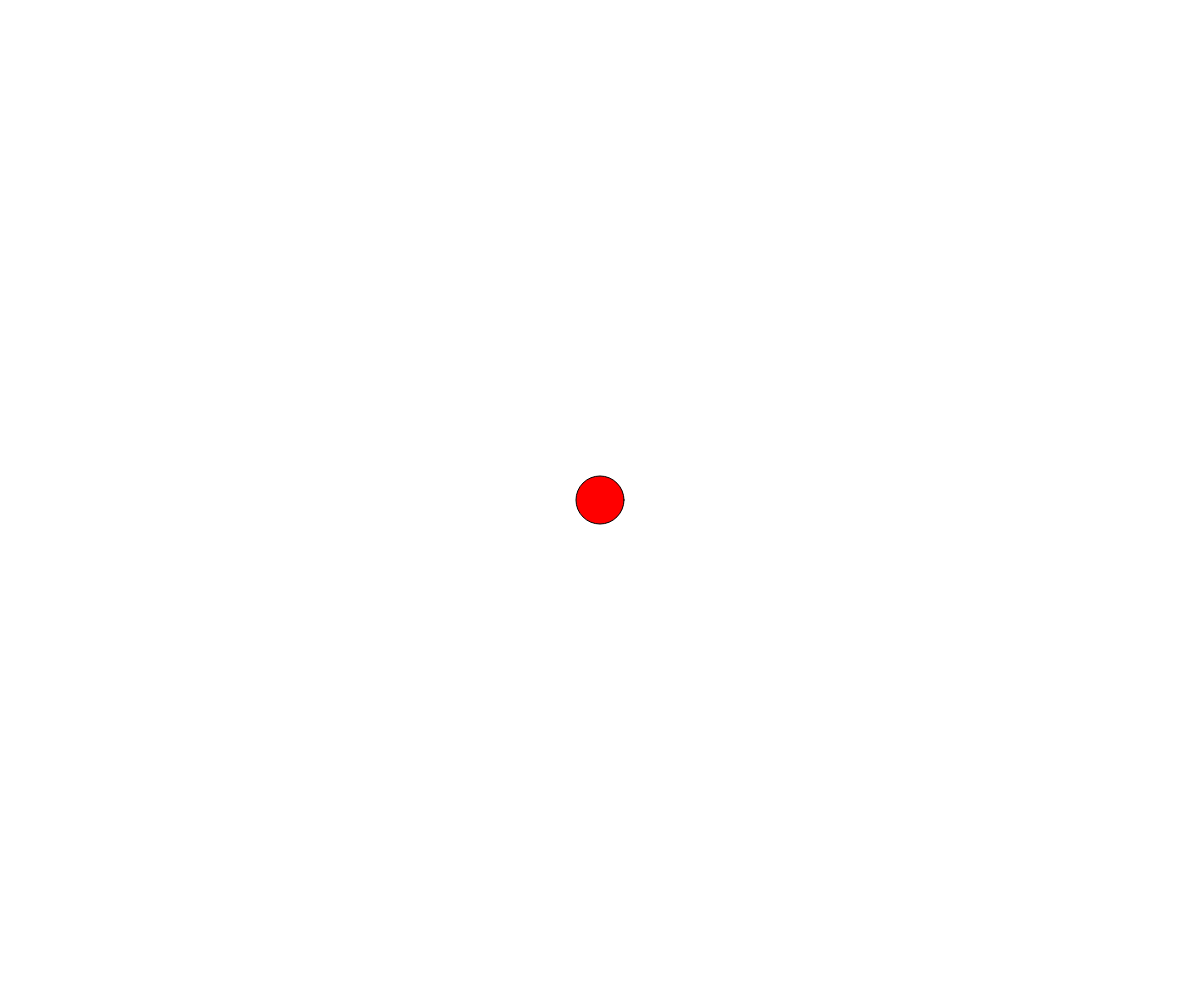
Frame 1 (no input)
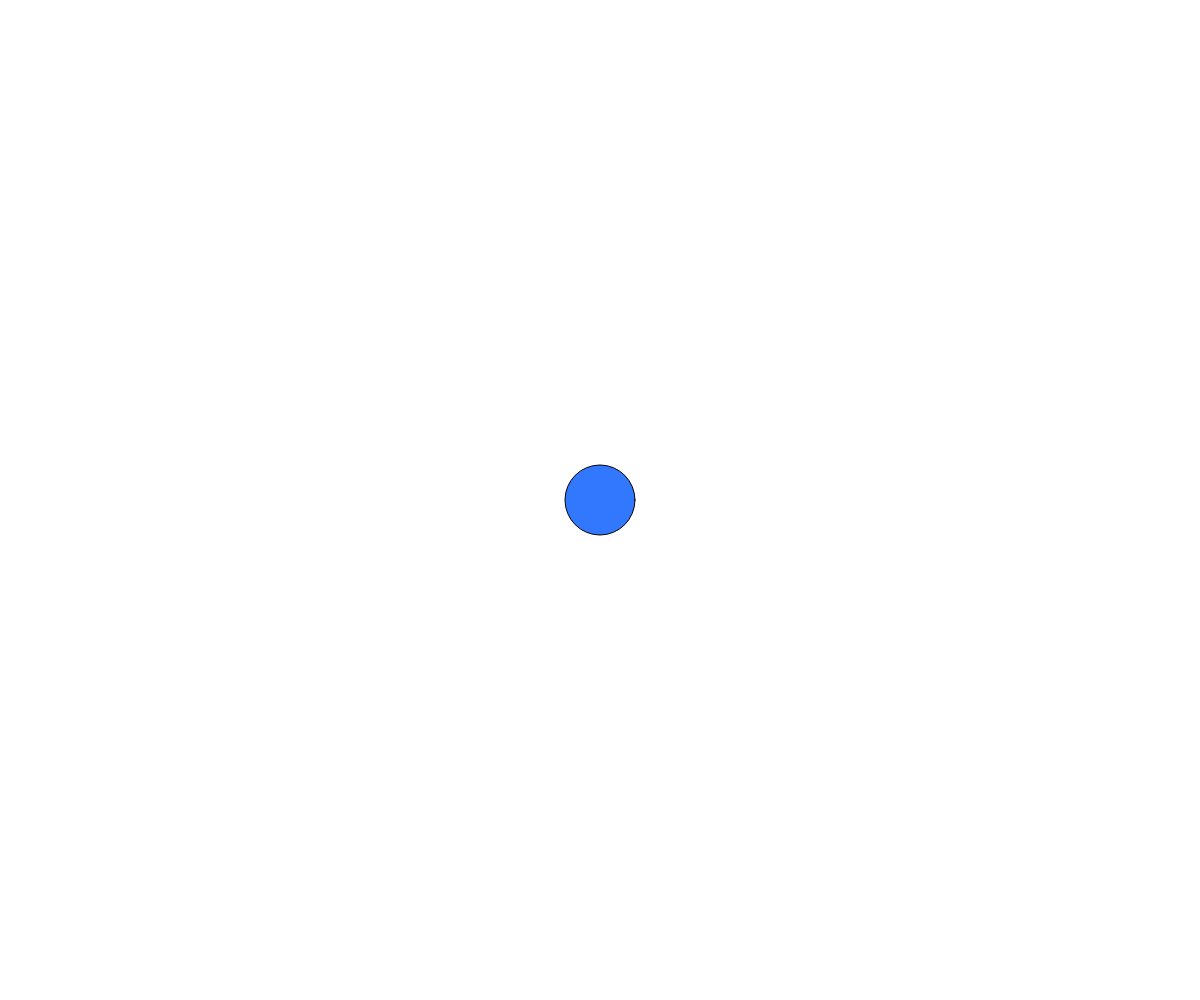
Frame 60 (no input)
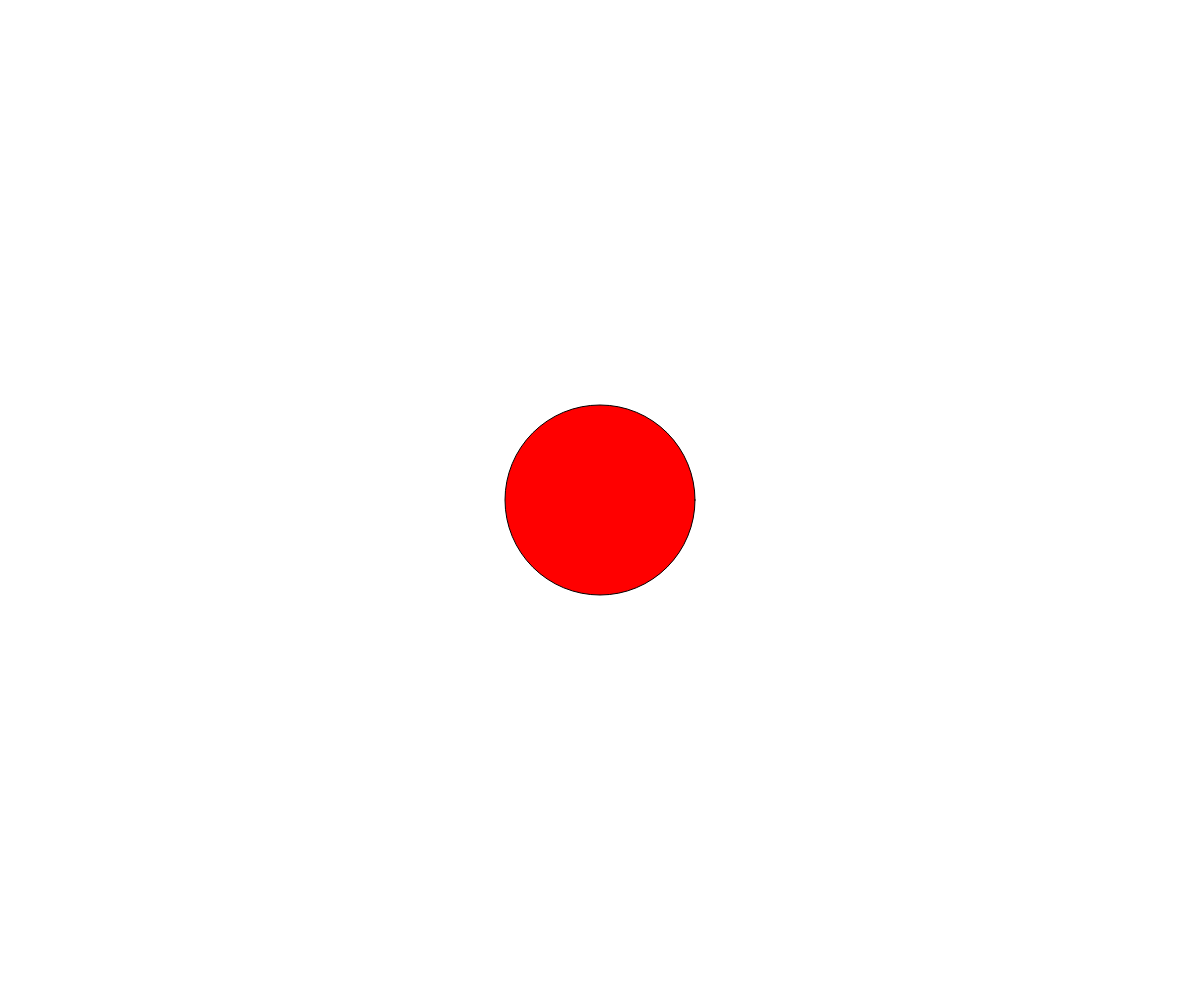
Frame 120 (the mouse pressed at the canvas centre since frame 60)

The p5.js sketch that drew these frames (run headless with seeded random() and noise() and a simulated clock; from frame 60 on, the mouse is pressed at the canvas centre):

// p5.js sketch
// ── sketch.js
// Project Title
// Your Name
// Date
//
// Extra for Experts:
// - describe what you did to take this project "above and beyond"


//global variables
let currentColor = 0; //0, 1, 2 
let circleSize = 50;
let myColor;
let growing = false;



function setup() {
  createCanvas(windowWidth, windowHeight);
  myColor = color(50, 120, 255) // 3-tuple

}

function draw() {
  background(255);


  //circle code -  fill value
  switch (currentColor) {
    case 0:
      fill(255, 0, 0);
      break;
    case 1:
      fill(myColor);
      break;
    case 2:
      fill(0, 255, 255);
  }
  if (frameCount % 30 === 0) {
    currentColor++;
    if (currentColor > 2) {
      currentColor = 0;
    }
  }




  //circle grow/shrink
  if (growing) {
    circleSize += 2;
  }
  else {
    circleSize -= 2;
  }

  //draw circle
  circle(width / 2, height / 2, circleSize);


}

function keyPressed() {
  if (key = "a") {
    growing = !growing;
  }
}
